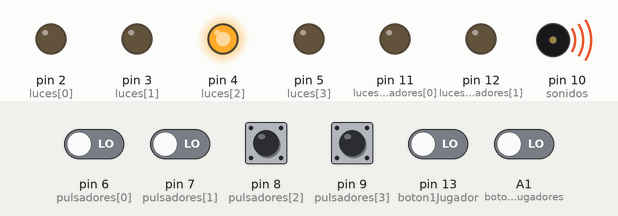
Bench run of a sketch on a simulated Arduino Uno, built with avr-gcc and run on an emulated ATmega328P. Parts: output pins drawn as LEDs (lit = HIGH), buzzer (waves = sounding). The inputs (shaded band) are chosen by the test bench; at power-on: A1 (boton2Jugadores), pin 6 (pulsadores[0]), pin 7 (pulsadores[1]), pin 8 (pulsadores[2]), pin 9 (pulsadores[3]), pin 13 (boton1Jugador) LOW. Random numbers use the default seed unless the sketch sets one.

Above: at 13.1 s.
13.2 s: pin 13 (boton1Jugador) driven HIGH and A1 (boton2Jugadores) driven HIGH
At 13.35 s:
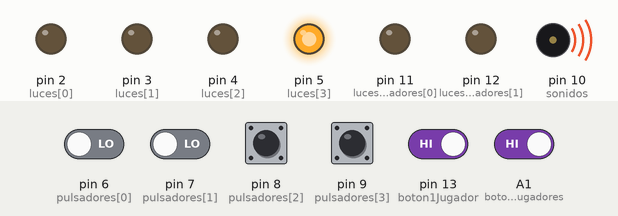
At 16.81 s:
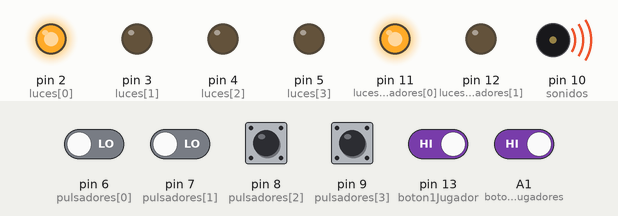
19.3 s: pin 6 (pulsadores[0]) driven HIGH and pin 7 (pulsadores[1]) driven HIGH
25.4 s: pin 6 (pulsadores[0]) driven LOW
At 27.0 s:
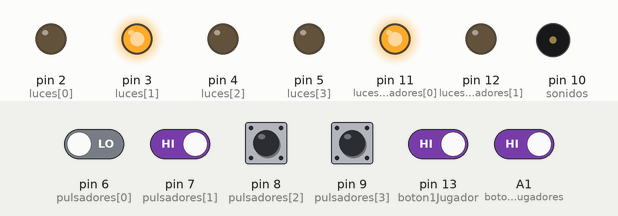
31.5 s: pin 7 (pulsadores[1]) driven LOW
At 33.2 s:
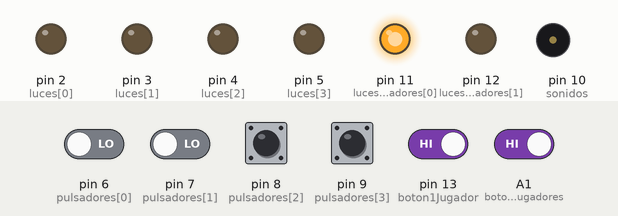
42.5 s: pin 13 (boton1Jugador) driven LOW
48.6 s: pin 6 (pulsadores[0]) driven HIGH
Timing chart, 0 to 51.8 s (numbered marks = the images above; inputs shaded):
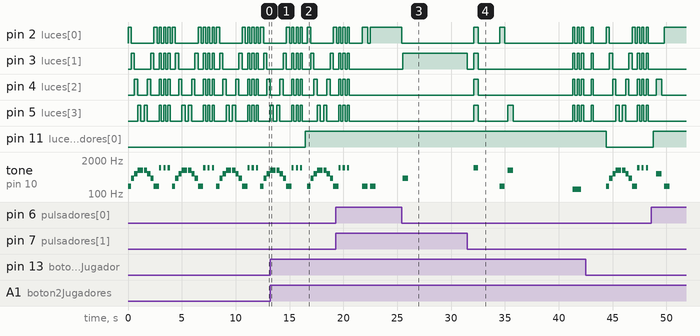

Measured:
- after the input at 13.2 s, pin 11 (lucesJugadores[0]): LOW → HIGH after 3.3 s
- after the input at 25.4 s, pin 2 (luces[0]): HIGH → LOW at once; pin 3 (luces[1]): LOW → HIGH after 0.10 s; tone on pin 10 (sonidos): silent → 400 Hz after 0.10 s, → silent 0.50 s later
- after the input at 31.5 s, pin 2 (luces[0]): LOW → HIGH after 0.60 s, → LOW 0.40 s later, → HIGH 2.0 s later, → LOW 0.50 s later, … (10 changes in this stretch); pin 3 (luces[1]): HIGH → LOW at once, → HIGH 0.60 s later, → LOW 0.40 s later, → HIGH 8.8 s later, … (9 changes in this stretch)
- by itself, pin 2 (luces[0]): repeats every 4.1 s: LOW 2.1 s, HIGH 0.30 s, 3 × (LOW 0.20 s, HIGH 0.20 s), LOW 0.20 s, HIGH 0.30 s
- by itself, pin 5 (luces[3]): repeats every 4.1 s: LOW 0.30 s, HIGH 0.30 s, LOW 1.1 s, 2 × (HIGH 0.20 s, LOW 0.20 s), HIGH 0.20 s, LOW 1.1 s, HIGH 0.30 s
- by itself, pin 3 (luces[1]): repeats every 4.1 s: LOW 1.5 s, HIGH 0.30 s, LOW 0.50 s, 2 × (HIGH 0.20 s, LOW 0.20 s), HIGH 0.20 s, LOW 0.50 s, HIGH 0.30 s

The sketch:

simon21.ino
```cpp
// ==================== CONFIGURACIÓN ====================
const int NUM_LEDS = 4;
const int NUM_RONDAS = 2;

const int TIEMPO_MOSTRAR = 500;     // ms que se enciende cada led en la secuencia
const int TIEMPO_ENTRE_LEDS = 250;  // ms entre cada led
const int TIEMPO_ESPERA = 5000;     // ms máximo para pulsar
const int TIEMPO_PAUSA_RONDA = 1000;

// ==================== PINES ====================
int luces[NUM_LEDS] = {2, 3, 4, 5};
int pulsadores[NUM_LEDS] = {6, 7, 8, 9};
int sonidos = 10;
int lucesJugadores[] = {11, 12};

// BOTONES
int boton1Jugador = 13;
int boton2Jugadores = A1;

// ==================== VARIABLES ====================
int secuenciaAleatoria[NUM_RONDAS];        // para 1 jugador
int secuenciaIntroducida[NUM_RONDAS];
int contadorAciertos = 0;
int contadorRonda = 0;
int jugadorJugando = 0;

// PARA 2 JUGADORES
int secuenciaJ1[NUM_RONDAS];
int secuenciaJ2[NUM_RONDAS];
int contadorAciertosJ1 = 0;
int contadorAciertosJ2 = 0;
int rondaJ1 = 0;
int rondaJ2 = 0;

int modoJuego = 0; // 1 = 1 jugador, 2 = 2 jugadores

// ==================== SETUP ====================
void setup() {
  randomSeed(analogRead(A0));
  pinMode(sonidos, OUTPUT);
  pinMode(lucesJugadores[0], OUTPUT);
  pinMode(lucesJugadores[1], OUTPUT);

  pinMode(boton1Jugador, INPUT);
  pinMode(boton2Jugadores, INPUT);

  for (int i = 0; i < NUM_LEDS; i++) {
    pinMode(luces[i], OUTPUT);
    pinMode(pulsadores[i], INPUT);
  }
}

// ==================== PRINCIPAL ====================
void loop() {
  // Reiniciar contadores generales (para 1 jugador)
  contadorAciertos = 0;
  contadorRonda = 0;

  // Seleccionar modo: se repite hasta que pulse 1 u 2.
  seleccionarModoJuego(); // bloquea hasta elegir modo

  if (modoJuego == 1) {
    // MODO 1 JUGADOR
    digitalWrite(lucesJugadores[0], HIGH);
    digitalWrite(lucesJugadores[1], LOW);

    inicioJuego();

    while (contadorRonda < NUM_RONDAS) {
      delay(1000);
      contadorRonda++;
      int numeroRandom = random(0, NUM_LEDS);
      secuenciaAleatoria[contadorRonda - 1] = numeroRandom;

      // Mostrar secuencia
      mostrarSecuencia(contadorRonda);

      // Leer secuencia del jugador
      if (!leerSecuenciaJugador(contadorRonda)) {
        delay(300);
        perder();
        delay(500);
        parpadearAciertos(contadorAciertos);
        delay(1000);
        digitalWrite(lucesJugadores[0], LOW);
        return; // termina el juego
      }

      // Si acierta
      delay(500);
      contadorAciertos++;
      acierto();
    }

    // Si llega a 20 rondas
    ganar();
    digitalWrite(lucesJugadores[0], LOW);
  }
  else if (modoJuego == 2) {
    // MODO 2 JUGADORES
    // Reiniciar contadores de jugadores
    contadorAciertosJ1 = 0;
    contadorAciertosJ2 = 0;
    rondaJ1 = 0;
    rondaJ2 = 0;

    // Empezar juego: alterna 1 ronda por jugador
    while (true) {
      // TURNO J1
      if (rondaJ1 < NUM_RONDAS) {
        digitalWrite(lucesJugadores[0], HIGH);
        digitalWrite(lucesJugadores[1], LOW);
        delay(300);

        rondaJ1++;
        secuenciaJ1[rondaJ1 - 1] = random(0, NUM_LEDS);

        mostrarSecuenciaArray(secuenciaJ1, rondaJ1);

        if (!leerSecuenciaJugadorArray(rondaJ1, secuenciaJ1)) {
          // J1 falla -> fin del juego
          perder();
          // apagar leds de jugadores tras el fallo
          digitalWrite(lucesJugadores[0], LOW);
          digitalWrite(lucesJugadores[1], LOW);
          break;
		} else {
          contadorAciertosJ1++;
          acierto();
        }
      }

      // TURNO J2
      if (rondaJ2 < NUM_RONDAS) {
        digitalWrite(lucesJugadores[1], HIGH);
        digitalWrite(lucesJugadores[0], LOW);
        delay(300);

        rondaJ2++;
        secuenciaJ2[rondaJ2 - 1] = random(0, NUM_LEDS);

        mostrarSecuenciaArray(secuenciaJ2, rondaJ2);

        if (!leerSecuenciaJugadorArray(rondaJ2, secuenciaJ2)) {
          perder();
          digitalWrite(lucesJugadores[0], LOW);
          digitalWrite(lucesJugadores[1], LOW);
          break;
		}else {
          contadorAciertosJ2++;
          acierto();
        }
      }

      // Si ambos alcanzaron NUM_RONDAS -> terminar y comparar
      if (rondaJ1 >= NUM_RONDAS && rondaJ2 >= NUM_RONDAS) {
        break;
      }
    }

    // Determinar ganador por mayor contador de aciertos (rondas completadas)
    int ganador = 0; // 0->J1, 1->J2, 2->empate
    if (contadorAciertosJ1 > contadorAciertosJ2) ganador = 0;
    else if (contadorAciertosJ2 > contadorAciertosJ1) ganador = 1;
    else ganador = 2;

    // Si empate, hacer ambos parpadear y sonar
    if (ganador == 2) {
      tone(sonidos, 1200, 500);
      for (int i = 0; i < 6; i++) {
        digitalWrite(lucesJugadores[0], HIGH);
        digitalWrite(lucesJugadores[1], HIGH);
        delay(200);
        digitalWrite(lucesJugadores[0], LOW);
        digitalWrite(lucesJugadores[1], LOW);
        delay(200);
      }
    } else {
      tone(sonidos, 1200, 500);
      for (int i = 0; i < 6; i++) {
        digitalWrite(lucesJugadores[ganador], HIGH);
        delay(200);
        digitalWrite(lucesJugadores[ganador], LOW);
        delay(200);
      }
    }

    // Apagar leds de jugadores al final
    digitalWrite(lucesJugadores[0], LOW);
    digitalWrite(lucesJugadores[1], LOW);
  }

  // pequeño delay antes de reiniciar loop
  delay(500);
}

// ==================== FUNCIONES ====================

void inicioJuego() {
  for (int i = 0; i < NUM_LEDS; i++) {
    digitalWrite(luces[i], HIGH);
    reproducirSonido(i);
    delay(300);
    digitalWrite(luces[i], LOW);
  }
  delay(300);
  for (int i = NUM_LEDS - 1; i >= 0; i--) {
    digitalWrite(luces[i], HIGH);
    reproducirSonido(i);
    delay(300);
    digitalWrite(luces[i], LOW);
  }
  delay(200);
  for (int i = 0; i < 3; i++) {
    for (int j = 0; j < NUM_LEDS; j++) digitalWrite(luces[j], HIGH);
    tone(sonidos, 999, 200);
    delay(200);
    for (int j = 0; j < NUM_LEDS; j++) digitalWrite(luces[j], LOW);
    delay(200);
  }
}

void reproducirSonido(int indice) {
  switch (indice) {
    case 0: tone(sonidos, 200, TIEMPO_MOSTRAR); break;
    case 1: tone(sonidos, 400, TIEMPO_MOSTRAR); break;
    case 2: tone(sonidos, 600, TIEMPO_MOSTRAR); break;
    case 3: tone(sonidos, 800, TIEMPO_MOSTRAR); break;
  }
}

// Mostrar secuencia
void mostrarSecuencia(int ronda) {
  for (int i = 0; i < ronda; i++) {
    int indice = secuenciaAleatoria[i];
    digitalWrite(luces[indice], HIGH);
    reproducirSonido(indice);
    delay(TIEMPO_MOSTRAR);
    digitalWrite(luces[indice], LOW);
    delay(TIEMPO_ENTRE_LEDS);
  }
}

// Mostrar secuencia (2 jugadores)
void mostrarSecuenciaArray(int secuencia[], int ronda) {
  for (int i = 0; i < ronda; i++) {
    int indice = secuencia[i];
    digitalWrite(luces[indice], HIGH);
    reproducirSonido(indice);
    delay(TIEMPO_MOSTRAR);
    digitalWrite(luces[indice], LOW);
    delay(TIEMPO_ENTRE_LEDS);
  }
}

// Leer secuencia original
bool leerSecuenciaJugador(int ronda) {
  int contadorLuzIntroducida = 0;
  unsigned long tiempoInicio = millis();

  while (contadorLuzIntroducida < ronda) {
    for (int i = 0; i < NUM_LEDS; i++) {
      if (digitalRead(pulsadores[i]) == HIGH) {
        digitalWrite(luces[i], HIGH);
        reproducirSonido(i);
        while (digitalRead(pulsadores[i]) == HIGH); // espera a soltar
        digitalWrite(luces[i], LOW);

        secuenciaIntroducida[contadorLuzIntroducida] = i;
        contadorLuzIntroducida++;
        delay(100);

        // Reiniciar contador de tiempo
        tiempoInicio = millis();
      }
    }

    // Si pasan más de TIEMPO_ESPERA sin pulsar pierde
    if (millis() - tiempoInicio > TIEMPO_ESPERA) {
      return false;
    }
  }

  // Comparar secuencias
  for (int i = 0; i < ronda; i++) {
    if (secuenciaIntroducida[i] != secuenciaAleatoria[i]) {
      return false;
    }
  }
  return true;
}

// Leer secuencia contra una secuencia dada (2 jugadores)
bool leerSecuenciaJugadorArray(int ronda, int secuenciaCorrecta[]) {
  int contadorLuzIntroducida = 0;
  unsigned long tiempoInicio = millis();

  while (contadorLuzIntroducida < ronda) {
    for (int i = 0; i < NUM_LEDS; i++) {
      if (digitalRead(pulsadores[i]) == HIGH) {
        digitalWrite(luces[i], HIGH);
        reproducirSonido(i);
        while (digitalRead(pulsadores[i]) == HIGH); // espera a soltar
        digitalWrite(luces[i], LOW);

        secuenciaIntroducida[contadorLuzIntroducida] = i;
        contadorLuzIntroducida++;
        delay(100);

        // Reiniciar contador de tiempo
        tiempoInicio = millis();
      }
    }

    // Si pasan más de TIEMPO_ESPERA sin pulsar pierde
    if (millis() - tiempoInicio > TIEMPO_ESPERA) {
      return false;
    }
  }

  // Comparar secuencias
  for (int i = 0; i < ronda; i++) {
    if (secuenciaIntroducida[i] != secuenciaCorrecta[i]) {
      return false;
    }
  }
  return true;
}

void acierto() {
  for (int i = 0; i < NUM_LEDS; i++) digitalWrite(luces[i], HIGH);
  tone(sonidos, 1000, 400);
  delay(400);
  for (int i = 0; i < NUM_LEDS; i++) digitalWrite(luces[i], LOW);
  delay(TIEMPO_PAUSA_RONDA);
}

void perder() {
  tone(sonidos, 150, 800);
  for (int i = 0; i < 3; i++) {
    for (int j = 0; j < NUM_LEDS; j++) digitalWrite(luces[j], HIGH);
    delay(200);
    for (int j = 0; j < NUM_LEDS; j++) digitalWrite(luces[j], LOW);
    delay(200);
  }
}

void ganar() {
  for (int i = 0; i < 3; i++) {
    tone(sonidos, 500 + (i * 300), 300);
    for (int j = 0; j < NUM_LEDS; j++) digitalWrite(luces[j], HIGH);
    delay(300);
    for (int j = 0; j < NUM_LEDS; j++) digitalWrite(luces[j], LOW);
    delay(300);
  }
  tone(sonidos, 1200, 600);
  delay(600);
}

void parpadearAciertos(int veces) {
  for (int i = 0; i < veces; i++) {
    for (int j = 0; j < NUM_LEDS; j++) digitalWrite(luces[j], HIGH);
    delay(200);
    for (int j = 0; j < NUM_LEDS; j++) digitalWrite(luces[j], LOW);
    delay(200);
  }
}

// ==================== FUNCION SELECCIÓN MODO (REPITE SALUDO HASTA ELEGIR) ====================
void seleccionarModoJuego() {
  // Repetir saludo hasta que pulse boton1Jugador o boton2Jugadores
  while (true) {
    inicioJuego(); // muestra saludo

    // Comprobar botones con pequeño
    if (digitalRead(boton1Jugador) == HIGH) {
      delay(60);
      if (digitalRead(boton1Jugador) == HIGH) {
        modoJuego = 1;
        // encender led jugador 1 permanentemente
        digitalWrite(lucesJugadores[0], HIGH);
        digitalWrite(lucesJugadores[1], LOW);
        delay(200);
        return;
      }
    }
    if (digitalRead(boton2Jugadores) == HIGH) {
      delay(60);
      if (digitalRead(boton2Jugadores) == HIGH) {
        modoJuego = 2;
        // apagar leds
        digitalWrite(lucesJugadores[0], LOW);
        digitalWrite(lucesJugadores[1], LOW);
        delay(200);
        return;
      }
    }
    // si no se pulsa nada, repetir saludo
  }
}
```
